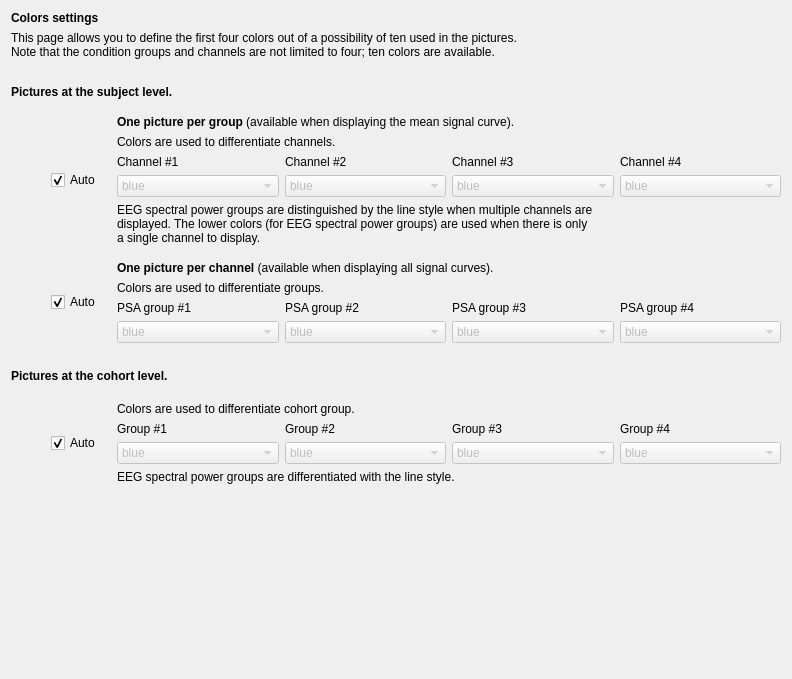
<?xml version="1.0" encoding="UTF-8"?>
<ui version="4.0">
 <class>DisplaySettings</class>
 <widget class="QWidget" name="DisplaySettings">
  <property name="geometry">
   <rect>
    <x>0</x>
    <y>0</y>
    <width>792</width>
    <height>679</height>
   </rect>
  </property>
  <property name="windowTitle">
   <string/>
  </property>
  <property name="styleSheet">
   <string notr="true">font: 12pt &quot;Roboto&quot;;</string>
  </property>
  <layout class="QVBoxLayout" name="verticalLayout_7">
   <item>
    <widget class="QLabel" name="label_16">
     <property name="text">
      <string>&lt;html&gt;&lt;head/&gt;&lt;body&gt;&lt;p&gt;&lt;span style=&quot; font-weight:600;&quot;&gt;Colors settings&lt;/span&gt;&lt;/p&gt;&lt;/body&gt;&lt;/html&gt;</string>
     </property>
    </widget>
   </item>
   <item>
    <widget class="QLabel" name="label_23">
     <property name="text">
      <string>This page allows you to define the first four colors out of a possibility of ten used in the pictures.
Note that the condition groups and channels are not limited to four; ten colors are available.</string>
     </property>
    </widget>
   </item>
   <item>
    <spacer name="verticalSpacer_7">
     <property name="orientation">
      <enum>Qt::Orientation::Vertical</enum>
     </property>
     <property name="sizeType">
      <enum>QSizePolicy::Policy::Fixed</enum>
     </property>
     <property name="sizeHint" stdset="0">
      <size>
       <width>20</width>
       <height>20</height>
      </size>
     </property>
    </spacer>
   </item>
   <item>
    <widget class="QLabel" name="label">
     <property name="text">
      <string>&lt;html&gt;&lt;head/&gt;&lt;body&gt;&lt;p&gt;&lt;span style=&quot; font-weight:600;&quot;&gt;Pictures at the subject level.&lt;/span&gt;&lt;/p&gt;&lt;/body&gt;&lt;/html&gt;</string>
     </property>
    </widget>
   </item>
   <item>
    <spacer name="verticalSpacer_2">
     <property name="orientation">
      <enum>Qt::Orientation::Vertical</enum>
     </property>
     <property name="sizeType">
      <enum>QSizePolicy::Policy::Fixed</enum>
     </property>
     <property name="sizeHint" stdset="0">
      <size>
       <width>20</width>
       <height>10</height>
      </size>
     </property>
    </spacer>
   </item>
   <item>
    <layout class="QHBoxLayout" name="horizontalLayout_2">
     <item>
      <spacer name="horizontalSpacer_2">
       <property name="orientation">
        <enum>Qt::Orientation::Horizontal</enum>
       </property>
       <property name="sizeType">
        <enum>QSizePolicy::Policy::Fixed</enum>
       </property>
       <property name="sizeHint" stdset="0">
        <size>
         <width>40</width>
         <height>20</height>
        </size>
       </property>
      </spacer>
     </item>
     <item>
      <widget class="QCheckBox" name="checkBox_subject_avg_auto">
       <property name="minimumSize">
        <size>
         <width>60</width>
         <height>0</height>
        </size>
       </property>
       <property name="maximumSize">
        <size>
         <width>60</width>
         <height>16777215</height>
        </size>
       </property>
       <property name="text">
        <string>Auto</string>
       </property>
       <property name="checked">
        <bool>true</bool>
       </property>
      </widget>
     </item>
     <item>
      <layout class="QVBoxLayout" name="verticalLayout_3">
       <item>
        <layout class="QVBoxLayout" name="verticalLayout_4">
         <item>
          <widget class="QLabel" name="label_8">
           <property name="text">
            <string>&lt;html&gt;&lt;head/&gt;&lt;body&gt;&lt;p&gt;&lt;span style=&quot; font-weight:600;&quot;&gt;One picture per group&lt;/span&gt; (available when displaying the mean signal curve).&lt;/p&gt;&lt;/body&gt;&lt;/html&gt;</string>
           </property>
          </widget>
         </item>
         <item>
          <widget class="QLabel" name="label_9">
           <property name="text">
            <string>Colors are used to differentiate channels.</string>
           </property>
          </widget>
         </item>
        </layout>
       </item>
       <item>
        <layout class="QGridLayout" name="gridLayout_2">
         <item row="0" column="0">
          <widget class="QLabel" name="label_10">
           <property name="text">
            <string>Channel #1</string>
           </property>
          </widget>
         </item>
         <item row="0" column="1">
          <widget class="QLabel" name="label_11">
           <property name="text">
            <string>Channel #2</string>
           </property>
          </widget>
         </item>
         <item row="0" column="2">
          <widget class="QLabel" name="label_12">
           <property name="text">
            <string>Channel #3</string>
           </property>
          </widget>
         </item>
         <item row="0" column="3">
          <widget class="QLabel" name="label_13">
           <property name="text">
            <string>Channel #4</string>
           </property>
          </widget>
         </item>
         <item row="1" column="0">
          <widget class="QComboBox" name="comboBox_subject_avg_chan1">
           <property name="enabled">
            <bool>false</bool>
           </property>
           <item>
            <property name="text">
             <string>blue</string>
            </property>
           </item>
           <item>
            <property name="text">
             <string>red</string>
            </property>
           </item>
           <item>
            <property name="text">
             <string>green</string>
            </property>
           </item>
           <item>
            <property name="text">
             <string>orange</string>
            </property>
           </item>
           <item>
            <property name="text">
             <string>purple</string>
            </property>
           </item>
           <item>
            <property name="text">
             <string>brown</string>
            </property>
           </item>
           <item>
            <property name="text">
             <string>pink</string>
            </property>
           </item>
           <item>
            <property name="text">
             <string>gray</string>
            </property>
           </item>
           <item>
            <property name="text">
             <string>olive</string>
            </property>
           </item>
           <item>
            <property name="text">
             <string>cyan</string>
            </property>
           </item>
          </widget>
         </item>
         <item row="1" column="1">
          <widget class="QComboBox" name="comboBox_subject_avg_chan2">
           <property name="enabled">
            <bool>false</bool>
           </property>
           <property name="currentText">
            <string>blue</string>
           </property>
           <item>
            <property name="text">
             <string>blue</string>
            </property>
           </item>
           <item>
            <property name="text">
             <string>red</string>
            </property>
           </item>
           <item>
            <property name="text">
             <string>green</string>
            </property>
           </item>
           <item>
            <property name="text">
             <string>orange</string>
            </property>
           </item>
           <item>
            <property name="text">
             <string>purple</string>
            </property>
           </item>
           <item>
            <property name="text">
             <string>brown</string>
            </property>
           </item>
           <item>
            <property name="text">
             <string>pink</string>
            </property>
           </item>
           <item>
            <property name="text">
             <string>gray</string>
            </property>
           </item>
           <item>
            <property name="text">
             <string>olive</string>
            </property>
           </item>
           <item>
            <property name="text">
             <string>cyan</string>
            </property>
           </item>
          </widget>
         </item>
         <item row="1" column="2">
          <widget class="QComboBox" name="comboBox_subject_avg_chan3">
           <property name="enabled">
            <bool>false</bool>
           </property>
           <property name="currentText">
            <string>blue</string>
           </property>
           <item>
            <property name="text">
             <string>blue</string>
            </property>
           </item>
           <item>
            <property name="text">
             <string>red</string>
            </property>
           </item>
           <item>
            <property name="text">
             <string>green</string>
            </property>
           </item>
           <item>
            <property name="text">
             <string>orange</string>
            </property>
           </item>
           <item>
            <property name="text">
             <string>purple</string>
            </property>
           </item>
           <item>
            <property name="text">
             <string>brown</string>
            </property>
           </item>
           <item>
            <property name="text">
             <string>pink</string>
            </property>
           </item>
           <item>
            <property name="text">
             <string>gray</string>
            </property>
           </item>
           <item>
            <property name="text">
             <string>olive</string>
            </property>
           </item>
           <item>
            <property name="text">
             <string>cyan</string>
            </property>
           </item>
          </widget>
         </item>
         <item row="1" column="3">
          <widget class="QComboBox" name="comboBox_subject_avg_chan4">
           <property name="enabled">
            <bool>false</bool>
           </property>
           <property name="currentText">
            <string>blue</string>
           </property>
           <item>
            <property name="text">
             <string>blue</string>
            </property>
           </item>
           <item>
            <property name="text">
             <string>red</string>
            </property>
           </item>
           <item>
            <property name="text">
             <string>green</string>
            </property>
           </item>
           <item>
            <property name="text">
             <string>orange</string>
            </property>
           </item>
           <item>
            <property name="text">
             <string>purple</string>
            </property>
           </item>
           <item>
            <property name="text">
             <string>brown</string>
            </property>
           </item>
           <item>
            <property name="text">
             <string>pink</string>
            </property>
           </item>
           <item>
            <property name="text">
             <string>gray</string>
            </property>
           </item>
           <item>
            <property name="text">
             <string>olive</string>
            </property>
           </item>
           <item>
            <property name="text">
             <string>cyan</string>
            </property>
           </item>
          </widget>
         </item>
        </layout>
       </item>
       <item>
        <widget class="QLabel" name="label_15">
         <property name="text">
          <string>EEG spectral power groups are distinguished by the line style when multiple channels are
displayed. The lower colors (for EEG spectral power groups) are used when there is only
a single channel to display.</string>
         </property>
        </widget>
       </item>
      </layout>
     </item>
    </layout>
   </item>
   <item>
    <spacer name="verticalSpacer">
     <property name="orientation">
      <enum>Qt::Orientation::Vertical</enum>
     </property>
     <property name="sizeType">
      <enum>QSizePolicy::Policy::Fixed</enum>
     </property>
     <property name="sizeHint" stdset="0">
      <size>
       <width>20</width>
       <height>10</height>
      </size>
     </property>
    </spacer>
   </item>
   <item>
    <layout class="QHBoxLayout" name="horizontalLayout">
     <item>
      <spacer name="horizontalSpacer">
       <property name="orientation">
        <enum>Qt::Orientation::Horizontal</enum>
       </property>
       <property name="sizeType">
        <enum>QSizePolicy::Policy::Fixed</enum>
       </property>
       <property name="sizeHint" stdset="0">
        <size>
         <width>40</width>
         <height>20</height>
        </size>
       </property>
      </spacer>
     </item>
     <item>
      <widget class="QCheckBox" name="checkBox_subject_sel_auto">
       <property name="minimumSize">
        <size>
         <width>60</width>
         <height>0</height>
        </size>
       </property>
       <property name="maximumSize">
        <size>
         <width>60</width>
         <height>16777215</height>
        </size>
       </property>
       <property name="text">
        <string>Auto</string>
       </property>
       <property name="checked">
        <bool>true</bool>
       </property>
      </widget>
     </item>
     <item>
      <layout class="QVBoxLayout" name="verticalLayout_2">
       <item>
        <layout class="QVBoxLayout" name="verticalLayout">
         <item>
          <widget class="QLabel" name="label_2">
           <property name="text">
            <string>&lt;html&gt;&lt;head/&gt;&lt;body&gt;&lt;p&gt;&lt;span style=&quot; font-weight:600;&quot;&gt;One picture per channel&lt;/span&gt; (available when displaying all signal curves).&lt;/p&gt;&lt;/body&gt;&lt;/html&gt;</string>
           </property>
          </widget>
         </item>
         <item>
          <widget class="QLabel" name="label_3">
           <property name="text">
            <string>Colors are used to differentiate groups.</string>
           </property>
          </widget>
         </item>
        </layout>
       </item>
       <item>
        <layout class="QGridLayout" name="gridLayout">
         <item row="0" column="0">
          <widget class="QLabel" name="label_4">
           <property name="text">
            <string>PSA group #1</string>
           </property>
          </widget>
         </item>
         <item row="0" column="1">
          <widget class="QLabel" name="label_5">
           <property name="text">
            <string>PSA group #2</string>
           </property>
          </widget>
         </item>
         <item row="0" column="2">
          <widget class="QLabel" name="label_6">
           <property name="text">
            <string>PSA group #3</string>
           </property>
          </widget>
         </item>
         <item row="0" column="3">
          <widget class="QLabel" name="label_7">
           <property name="text">
            <string>PSA group #4</string>
           </property>
          </widget>
         </item>
         <item row="1" column="0">
          <widget class="QComboBox" name="comboBox_subject_sel_cat1">
           <property name="enabled">
            <bool>false</bool>
           </property>
           <item>
            <property name="text">
             <string>blue</string>
            </property>
           </item>
           <item>
            <property name="text">
             <string>red</string>
            </property>
           </item>
           <item>
            <property name="text">
             <string>green</string>
            </property>
           </item>
           <item>
            <property name="text">
             <string>orange</string>
            </property>
           </item>
           <item>
            <property name="text">
             <string>purple</string>
            </property>
           </item>
           <item>
            <property name="text">
             <string>brown</string>
            </property>
           </item>
           <item>
            <property name="text">
             <string>pink</string>
            </property>
           </item>
           <item>
            <property name="text">
             <string>gray</string>
            </property>
           </item>
           <item>
            <property name="text">
             <string>olive</string>
            </property>
           </item>
           <item>
            <property name="text">
             <string>cyan</string>
            </property>
           </item>
          </widget>
         </item>
         <item row="1" column="1">
          <widget class="QComboBox" name="comboBox_subject_sel_cat2">
           <property name="enabled">
            <bool>false</bool>
           </property>
           <property name="currentText">
            <string>blue</string>
           </property>
           <item>
            <property name="text">
             <string>blue</string>
            </property>
           </item>
           <item>
            <property name="text">
             <string>red</string>
            </property>
           </item>
           <item>
            <property name="text">
             <string>green</string>
            </property>
           </item>
           <item>
            <property name="text">
             <string>orange</string>
            </property>
           </item>
           <item>
            <property name="text">
             <string>purple</string>
            </property>
           </item>
           <item>
            <property name="text">
             <string>brown</string>
            </property>
           </item>
           <item>
            <property name="text">
             <string>pink</string>
            </property>
           </item>
           <item>
            <property name="text">
             <string>gray</string>
            </property>
           </item>
           <item>
            <property name="text">
             <string>olive</string>
            </property>
           </item>
           <item>
            <property name="text">
             <string>cyan</string>
            </property>
           </item>
          </widget>
         </item>
         <item row="1" column="2">
          <widget class="QComboBox" name="comboBox_subject_sel_cat3">
           <property name="enabled">
            <bool>false</bool>
           </property>
           <property name="currentText">
            <string>blue</string>
           </property>
           <item>
            <property name="text">
             <string>blue</string>
            </property>
           </item>
           <item>
            <property name="text">
             <string>red</string>
            </property>
           </item>
           <item>
            <property name="text">
             <string>green</string>
            </property>
           </item>
           <item>
            <property name="text">
             <string>orange</string>
            </property>
           </item>
           <item>
            <property name="text">
             <string>purple</string>
            </property>
           </item>
           <item>
            <property name="text">
             <string>brown</string>
            </property>
           </item>
           <item>
            <property name="text">
             <string>pink</string>
            </property>
           </item>
           <item>
            <property name="text">
             <string>gray</string>
            </property>
           </item>
           <item>
            <property name="text">
             <string>olive</string>
            </property>
           </item>
           <item>
            <property name="text">
             <string>cyan</string>
            </property>
           </item>
          </widget>
         </item>
         <item row="1" column="3">
          <widget class="QComboBox" name="comboBox_subject_sel_cat4">
           <property name="enabled">
            <bool>false</bool>
           </property>
           <property name="currentText">
            <string>blue</string>
           </property>
           <item>
            <property name="text">
             <string>blue</string>
            </property>
           </item>
           <item>
            <property name="text">
             <string>red</string>
            </property>
           </item>
           <item>
            <property name="text">
             <string>green</string>
            </property>
           </item>
           <item>
            <property name="text">
             <string>orange</string>
            </property>
           </item>
           <item>
            <property name="text">
             <string>purple</string>
            </property>
           </item>
           <item>
            <property name="text">
             <string>brown</string>
            </property>
           </item>
           <item>
            <property name="text">
             <string>pink</string>
            </property>
           </item>
           <item>
            <property name="text">
             <string>gray</string>
            </property>
           </item>
           <item>
            <property name="text">
             <string>olive</string>
            </property>
           </item>
           <item>
            <property name="text">
             <string>cyan</string>
            </property>
           </item>
          </widget>
         </item>
        </layout>
       </item>
      </layout>
     </item>
    </layout>
   </item>
   <item>
    <spacer name="verticalSpacer_3">
     <property name="orientation">
      <enum>Qt::Orientation::Vertical</enum>
     </property>
     <property name="sizeType">
      <enum>QSizePolicy::Policy::Fixed</enum>
     </property>
     <property name="sizeHint" stdset="0">
      <size>
       <width>20</width>
       <height>20</height>
      </size>
     </property>
    </spacer>
   </item>
   <item>
    <widget class="QLabel" name="label_14">
     <property name="text">
      <string>&lt;html&gt;&lt;head/&gt;&lt;body&gt;&lt;p&gt;&lt;span style=&quot; font-weight:600;&quot;&gt;Pictures at the cohort level.&lt;/span&gt;&lt;/p&gt;&lt;/body&gt;&lt;/html&gt;</string>
     </property>
    </widget>
   </item>
   <item>
    <spacer name="verticalSpacer_4">
     <property name="orientation">
      <enum>Qt::Orientation::Vertical</enum>
     </property>
     <property name="sizeType">
      <enum>QSizePolicy::Policy::Fixed</enum>
     </property>
     <property name="sizeHint" stdset="0">
      <size>
       <width>20</width>
       <height>13</height>
      </size>
     </property>
    </spacer>
   </item>
   <item>
    <layout class="QHBoxLayout" name="horizontalLayout_3">
     <item>
      <spacer name="horizontalSpacer_3">
       <property name="orientation">
        <enum>Qt::Orientation::Horizontal</enum>
       </property>
       <property name="sizeType">
        <enum>QSizePolicy::Policy::Fixed</enum>
       </property>
       <property name="sizeHint" stdset="0">
        <size>
         <width>40</width>
         <height>20</height>
        </size>
       </property>
      </spacer>
     </item>
     <item>
      <widget class="QCheckBox" name="checkBox_cohort_auto">
       <property name="minimumSize">
        <size>
         <width>60</width>
         <height>0</height>
        </size>
       </property>
       <property name="maximumSize">
        <size>
         <width>60</width>
         <height>16777215</height>
        </size>
       </property>
       <property name="text">
        <string>Auto</string>
       </property>
       <property name="checked">
        <bool>true</bool>
       </property>
      </widget>
     </item>
     <item>
      <layout class="QVBoxLayout" name="verticalLayout_5">
       <item>
        <layout class="QVBoxLayout" name="verticalLayout_6">
         <item>
          <widget class="QLabel" name="label_17">
           <property name="text">
            <string>Colors are used to differentiate cohort group.</string>
           </property>
          </widget>
         </item>
        </layout>
       </item>
       <item>
        <layout class="QGridLayout" name="gridLayout_3">
         <item row="0" column="0">
          <widget class="QLabel" name="label_18">
           <property name="text">
            <string>Group #1</string>
           </property>
          </widget>
         </item>
         <item row="1" column="0">
          <widget class="QComboBox" name="comboBox_cohort_group1">
           <property name="enabled">
            <bool>false</bool>
           </property>
           <item>
            <property name="text">
             <string>blue</string>
            </property>
           </item>
           <item>
            <property name="text">
             <string>red</string>
            </property>
           </item>
           <item>
            <property name="text">
             <string>green</string>
            </property>
           </item>
           <item>
            <property name="text">
             <string>orange</string>
            </property>
           </item>
           <item>
            <property name="text">
             <string>purple</string>
            </property>
           </item>
           <item>
            <property name="text">
             <string>brown</string>
            </property>
           </item>
           <item>
            <property name="text">
             <string>pink</string>
            </property>
           </item>
           <item>
            <property name="text">
             <string>gray</string>
            </property>
           </item>
           <item>
            <property name="text">
             <string>olive</string>
            </property>
           </item>
           <item>
            <property name="text">
             <string>cyan</string>
            </property>
           </item>
          </widget>
         </item>
         <item row="1" column="3">
          <widget class="QComboBox" name="comboBox_cohort_group4">
           <property name="enabled">
            <bool>false</bool>
           </property>
           <property name="currentText">
            <string>blue</string>
           </property>
           <item>
            <property name="text">
             <string>blue</string>
            </property>
           </item>
           <item>
            <property name="text">
             <string>red</string>
            </property>
           </item>
           <item>
            <property name="text">
             <string>green</string>
            </property>
           </item>
           <item>
            <property name="text">
             <string>orange</string>
            </property>
           </item>
           <item>
            <property name="text">
             <string>purple</string>
            </property>
           </item>
           <item>
            <property name="text">
             <string>brown</string>
            </property>
           </item>
           <item>
            <property name="text">
             <string>pink</string>
            </property>
           </item>
           <item>
            <property name="text">
             <string>gray</string>
            </property>
           </item>
           <item>
            <property name="text">
             <string>olive</string>
            </property>
           </item>
           <item>
            <property name="text">
             <string>cyan</string>
            </property>
           </item>
          </widget>
         </item>
         <item row="0" column="2">
          <widget class="QLabel" name="label_19">
           <property name="text">
            <string>Group #3</string>
           </property>
          </widget>
         </item>
         <item row="0" column="3">
          <widget class="QLabel" name="label_20">
           <property name="text">
            <string>Group #4</string>
           </property>
          </widget>
         </item>
         <item row="0" column="1">
          <widget class="QLabel" name="label_21">
           <property name="text">
            <string>Group #2</string>
           </property>
          </widget>
         </item>
         <item row="1" column="1">
          <widget class="QComboBox" name="comboBox_cohort_group2">
           <property name="enabled">
            <bool>false</bool>
           </property>
           <property name="currentText">
            <string>blue</string>
           </property>
           <item>
            <property name="text">
             <string>blue</string>
            </property>
           </item>
           <item>
            <property name="text">
             <string>red</string>
            </property>
           </item>
           <item>
            <property name="text">
             <string>green</string>
            </property>
           </item>
           <item>
            <property name="text">
             <string>orange</string>
            </property>
           </item>
           <item>
            <property name="text">
             <string>purple</string>
            </property>
           </item>
           <item>
            <property name="text">
             <string>brown</string>
            </property>
           </item>
           <item>
            <property name="text">
             <string>pink</string>
            </property>
           </item>
           <item>
            <property name="text">
             <string>gray</string>
            </property>
           </item>
           <item>
            <property name="text">
             <string>olive</string>
            </property>
           </item>
           <item>
            <property name="text">
             <string>cyan</string>
            </property>
           </item>
          </widget>
         </item>
         <item row="1" column="2">
          <widget class="QComboBox" name="comboBox_cohort_group3">
           <property name="enabled">
            <bool>false</bool>
           </property>
           <property name="currentText">
            <string>blue</string>
           </property>
           <item>
            <property name="text">
             <string>blue</string>
            </property>
           </item>
           <item>
            <property name="text">
             <string>red</string>
            </property>
           </item>
           <item>
            <property name="text">
             <string>green</string>
            </property>
           </item>
           <item>
            <property name="text">
             <string>orange</string>
            </property>
           </item>
           <item>
            <property name="text">
             <string>purple</string>
            </property>
           </item>
           <item>
            <property name="text">
             <string>brown</string>
            </property>
           </item>
           <item>
            <property name="text">
             <string>pink</string>
            </property>
           </item>
           <item>
            <property name="text">
             <string>gray</string>
            </property>
           </item>
           <item>
            <property name="text">
             <string>olive</string>
            </property>
           </item>
           <item>
            <property name="text">
             <string>cyan</string>
            </property>
           </item>
          </widget>
         </item>
        </layout>
       </item>
       <item>
        <widget class="QLabel" name="label_22">
         <property name="text">
          <string>EEG spectral power groups are differentiated with the line style.</string>
         </property>
        </widget>
       </item>
      </layout>
     </item>
    </layout>
   </item>
   <item>
    <spacer name="verticalSpacer_5">
     <property name="orientation">
      <enum>Qt::Orientation::Vertical</enum>
     </property>
     <property name="sizeHint" stdset="0">
      <size>
       <width>20</width>
       <height>116</height>
      </size>
     </property>
    </spacer>
   </item>
  </layout>
 </widget>
 <resources>
  <include location="../../../../../snooz-toolbox/src/main/python/ui/themes/themes.qrc"/>
 </resources>
 <connections>
  <connection>
   <sender>checkBox_cohort_auto</sender>
   <signal>clicked()</signal>
   <receiver>DisplaySettings</receiver>
   <slot>update_colors_slot()</slot>
   <hints>
    <hint type="sourcelabel">
     <x>155</x>
     <y>415</y>
    </hint>
    <hint type="destinationlabel">
     <x>425</x>
     <y>298</y>
    </hint>
   </hints>
  </connection>
  <connection>
   <sender>checkBox_subject_avg_auto</sender>
   <signal>clicked()</signal>
   <receiver>DisplaySettings</receiver>
   <slot>update_colors_slot()</slot>
   <hints>
    <hint type="sourcelabel">
     <x>155</x>
     <y>108</y>
    </hint>
    <hint type="destinationlabel">
     <x>425</x>
     <y>298</y>
    </hint>
   </hints>
  </connection>
  <connection>
   <sender>checkBox_subject_sel_auto</sender>
   <signal>clicked()</signal>
   <receiver>DisplaySettings</receiver>
   <slot>update_colors_slot()</slot>
   <hints>
    <hint type="sourcelabel">
     <x>155</x>
     <y>240</y>
    </hint>
    <hint type="destinationlabel">
     <x>425</x>
     <y>298</y>
    </hint>
   </hints>
  </connection>
  <connection>
   <sender>comboBox_cohort_group1</sender>
   <signal>currentIndexChanged(int)</signal>
   <receiver>DisplaySettings</receiver>
   <slot>update_colors_slot()</slot>
   <hints>
    <hint type="sourcelabel">
     <x>333</x>
     <y>427</y>
    </hint>
    <hint type="destinationlabel">
     <x>425</x>
     <y>298</y>
    </hint>
   </hints>
  </connection>
  <connection>
   <sender>comboBox_cohort_group2</sender>
   <signal>currentIndexChanged(int)</signal>
   <receiver>DisplaySettings</receiver>
   <slot>update_colors_slot()</slot>
   <hints>
    <hint type="sourcelabel">
     <x>479</x>
     <y>427</y>
    </hint>
    <hint type="destinationlabel">
     <x>425</x>
     <y>298</y>
    </hint>
   </hints>
  </connection>
  <connection>
   <sender>comboBox_cohort_group3</sender>
   <signal>currentIndexChanged(int)</signal>
   <receiver>DisplaySettings</receiver>
   <slot>update_colors_slot()</slot>
   <hints>
    <hint type="sourcelabel">
     <x>624</x>
     <y>427</y>
    </hint>
    <hint type="destinationlabel">
     <x>425</x>
     <y>298</y>
    </hint>
   </hints>
  </connection>
  <connection>
   <sender>comboBox_cohort_group4</sender>
   <signal>currentIndexChanged(int)</signal>
   <receiver>DisplaySettings</receiver>
   <slot>update_colors_slot()</slot>
   <hints>
    <hint type="sourcelabel">
     <x>770</x>
     <y>427</y>
    </hint>
    <hint type="destinationlabel">
     <x>425</x>
     <y>298</y>
    </hint>
   </hints>
  </connection>
  <connection>
   <sender>comboBox_subject_avg_chan1</sender>
   <signal>currentIndexChanged(int)</signal>
   <receiver>DisplaySettings</receiver>
   <slot>update_colors_slot()</slot>
   <hints>
    <hint type="sourcelabel">
     <x>333</x>
     <y>131</y>
    </hint>
    <hint type="destinationlabel">
     <x>425</x>
     <y>298</y>
    </hint>
   </hints>
  </connection>
  <connection>
   <sender>comboBox_subject_avg_chan2</sender>
   <signal>currentIndexChanged(int)</signal>
   <receiver>DisplaySettings</receiver>
   <slot>update_colors_slot()</slot>
   <hints>
    <hint type="sourcelabel">
     <x>479</x>
     <y>131</y>
    </hint>
    <hint type="destinationlabel">
     <x>425</x>
     <y>298</y>
    </hint>
   </hints>
  </connection>
  <connection>
   <sender>comboBox_subject_avg_chan3</sender>
   <signal>currentIndexChanged(int)</signal>
   <receiver>DisplaySettings</receiver>
   <slot>update_colors_slot()</slot>
   <hints>
    <hint type="sourcelabel">
     <x>624</x>
     <y>131</y>
    </hint>
    <hint type="destinationlabel">
     <x>425</x>
     <y>298</y>
    </hint>
   </hints>
  </connection>
  <connection>
   <sender>comboBox_subject_avg_chan4</sender>
   <signal>currentIndexChanged(int)</signal>
   <receiver>DisplaySettings</receiver>
   <slot>update_colors_slot()</slot>
   <hints>
    <hint type="sourcelabel">
     <x>770</x>
     <y>131</y>
    </hint>
    <hint type="destinationlabel">
     <x>425</x>
     <y>298</y>
    </hint>
   </hints>
  </connection>
  <connection>
   <sender>comboBox_subject_sel_cat1</sender>
   <signal>currentIndexChanged(int)</signal>
   <receiver>DisplaySettings</receiver>
   <slot>update_colors_slot()</slot>
   <hints>
    <hint type="sourcelabel">
     <x>333</x>
     <y>274</y>
    </hint>
    <hint type="destinationlabel">
     <x>425</x>
     <y>298</y>
    </hint>
   </hints>
  </connection>
  <connection>
   <sender>comboBox_subject_sel_cat2</sender>
   <signal>currentIndexChanged(int)</signal>
   <receiver>DisplaySettings</receiver>
   <slot>update_colors_slot()</slot>
   <hints>
    <hint type="sourcelabel">
     <x>479</x>
     <y>274</y>
    </hint>
    <hint type="destinationlabel">
     <x>425</x>
     <y>298</y>
    </hint>
   </hints>
  </connection>
  <connection>
   <sender>comboBox_subject_sel_cat3</sender>
   <signal>currentIndexChanged(int)</signal>
   <receiver>DisplaySettings</receiver>
   <slot>update_colors_slot()</slot>
   <hints>
    <hint type="sourcelabel">
     <x>624</x>
     <y>274</y>
    </hint>
    <hint type="destinationlabel">
     <x>425</x>
     <y>298</y>
    </hint>
   </hints>
  </connection>
  <connection>
   <sender>comboBox_subject_sel_cat4</sender>
   <signal>currentIndexChanged(int)</signal>
   <receiver>DisplaySettings</receiver>
   <slot>update_colors_slot()</slot>
   <hints>
    <hint type="sourcelabel">
     <x>770</x>
     <y>274</y>
    </hint>
    <hint type="destinationlabel">
     <x>425</x>
     <y>298</y>
    </hint>
   </hints>
  </connection>
 </connections>
 <slots>
  <slot>update_colors_slot()</slot>
 </slots>
</ui>
